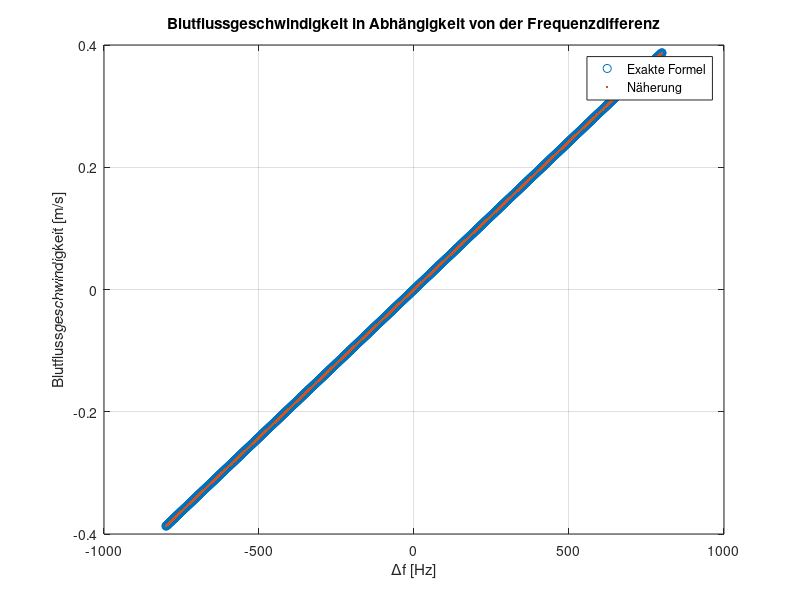
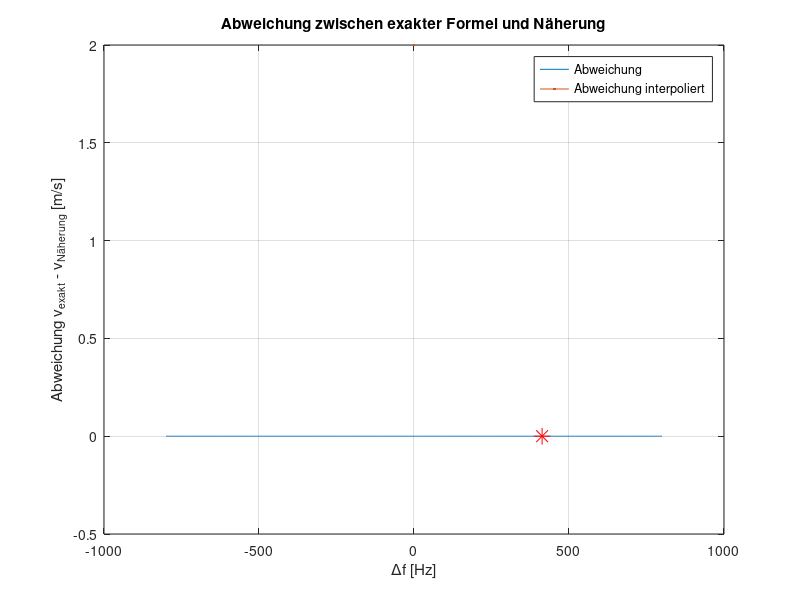
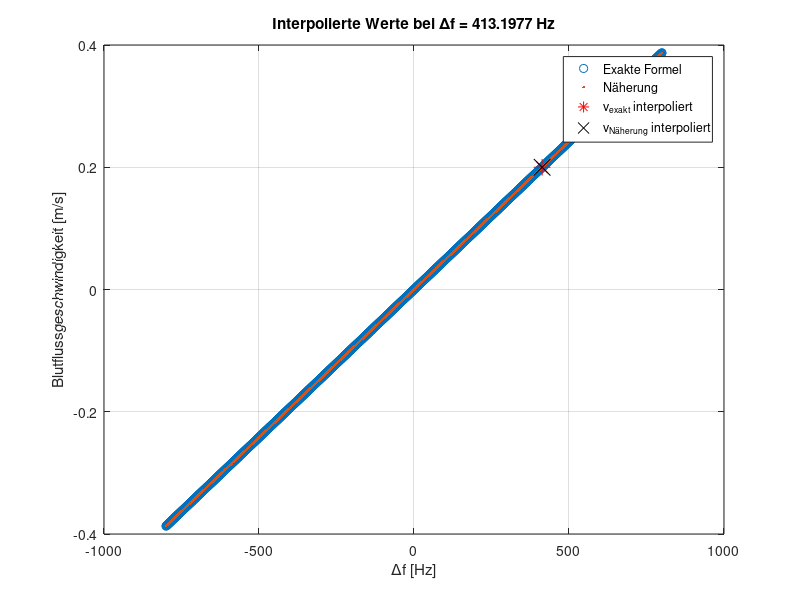

These figures' MATLAB source, in order:
% Autor: Clemens Loher
% Date: 03.11.2026
% ----------------------------------------------------------------------
% MATLAB Version: 25.2.0.2998904 (R2025b)
% MATLAB License Number: 40641888
% Operating System: Microsoft Windows 11 Home Version 10.0 (Build 26300)
% Java Version: Java is not enabled
% ----------------------------------------------------------------------
% MATLAB                                                Version 25.2        (R2025b)
% Simulink                                              Version 25.2        (R2025b)
% Signal Processing Toolbox                             Version 25.2        (R2025b)
% 
% Betriebsystemname	Microsoft Windows 11 Home
% Version	10.0.26300 Build 26300
% Weitere Betriebsystembeschreibung 	Nicht verfügbar
% Betriebsystemhersteller	Microsoft Corporation
% Systemname	CLAPTOP
% Systemhersteller	Acer
% Systemmodell	Swift SF14-11
% Systemtyp	ARM64-based PC
% System-SKU	0000000000000000
% Prozessor	Snapdragon(R) X Plus - X1P64100 - Qualcomm(R) Oryon(TM) CPU, 3417 MHz, 10 Kern(e), 10 logische(r) Prozessor(en)
% BIOS-Version/-Datum	Insyde Corp. V1.24, 12.05.2025
% SMBIOS-Version	3.6
% Version des eingebetteten Controllers	1.21
% BIOS-Modus	UEFI
% BaseBoard-Hersteller	SX1
% BaseBoard-Produkt	Bluetang_SX1
% BaseBoard-Version	V1.24
% Plattformrolle	Mobil
% Sicherer Startzustand	Ein
% PCR7-Konfiguration	Erweiterung zum Anzeigen erforderlich
% Windows-Verzeichnis	C:\Windows
% Systemverzeichnis	C:\Windows\system32
% Startgerät	\Device\HarddiskVolume1
% Gebietsschema	Deutschland
% Hardwareabstraktionsebene	Version = "10.0.26100.1"
% Benutzername	Claptop\cleme
% Zeitzone	Mitteleuropäische Zeit
% Installierter physischer Speicher (RAM)	16,0 GB
% Gesamter physischer Speicher	15,6 GB
% Verfügbarer physischer Speicher	2,34 GB
% Gesamter virtueller Speicher	55,0 GB
% Verfügbarer virtueller Speicher	31,8 GB
% Größe der Auslagerungsdatei	39,4 GB
% Auslagerungsdatei	C:\pagefile.sys
% Kernel-DMA-Schutz	Ein
% Virtualisierungsbasierte Sicherheit	Wird ausgeführt...
% Virtualisierungsbasierte Sicherheit – erforderliche Sicherheitseigenschaften	Allgemeine Virtualisierungsunterstützung
% Virtualisierungsbasierte Sicherheit – verfügbare Sicherheitseigenschaften	Allgemeine Virtualisierungsunterstützung, Sicherer Start, DMA-Schutz, UEFI-Code Readonly, Modusbasierte Ausführungssteuerung
% Virtualisierungsbasierte Sicherheit – konfigurierte Dienste	Durch Hypervisor erzwungene Codeintegrität, Sicherer Start
% Virtualisierungsbasierte Sicherheit – ausgeführte Dienste	Durch Hypervisor erzwungene Codeintegrität, Sicherer Start
% App Control for Business-Richtlinie	Erzwungen
% App Control for Business-Benutzermodusrichtlinie	Aus
% Sicherheitsfeatures aktiviert	Absenderadressensignierung (Kernelmodus)
% Unterstützung für automatische Geräteverschlüsselung	Erweiterung zum Anzeigen erforderlich
% Es wurde ein Hypervisor erkannt. Features, die für Hyper-V erforderlich sind, werden nicht angezeigt.	


% Programmieren der Temperaturkennlinie von PTC und NTC Thermistoren

clc
clear
close all

% Parameter
fs       = 2e6;               % Sendefrequenz in Hz
cBlut    = 1483;              % Schallgeschwindigkeit im Blut in m/s
alpha    = 40;                % Einschallwinkel in Grad
alpharad = deg2rad(alpha);    % Umrechnung in rad
deltaf   = -800:1:800;        % Frequenzdifferenz fs - fe in Hz

% lutflussgeschwindigkeit berechnen
% v > 0: Blut fließt auf den Schallkopf zu
vBlut_exakt     = deltaf * cBlut ./ (cos(alpharad) * (2*fs - deltaf));  % exakte Formel
vBlut_naeherung = deltaf * cBlut  / (cos(alpharad) * 2*fs);             % Näherungsformel

% Grafische Darstellung
figure(1)
plot(deltaf, vBlut_exakt, 'o')
hold on
plot(deltaf, vBlut_naeherung, '.')
hold off
grid on
xlabel('\Deltaf [Hz]')
ylabel('Blutflussgeschwindigkeit [m/s]')
legend('Exakte Formel', 'Näherung', 'Location', 'best')
title('Blutflussgeschwindigkeit in Abhängigkeit von der Frequenzdifferenz')

% Abweichung zwischen exaktem Wert und Näherung
abweichung     = vBlut_naeherung - vBlut_exakt;          % absolut in m/s
abweichung_rel = abweichung ./ vBlut_exakt * 100;        % relativ in % (bei deltaf = 0: NaN)

% Abweichung grafisch darstellen
figure(2)
plot(deltaf, abweichung, LineWidth=2)
grid on
xlabel('\Deltaf [Hz]')
ylabel('Abweichung v_{exakt} - v_{Näherung} [m/s]')
title('Abweichung zwischen exakter Formel und Näherung')

% Werte bei deltaf = 413.1977 Hz mittels interp1
df_gesucht      = 413.1977;                                    % gegebene Frequenzdifferenz in Hz
v_exakt_gesucht = interp1(deltaf, vBlut_exakt, df_gesucht);     % exakter Wert
v_naeh_gesucht  = interp1(deltaf, vBlut_naeherung, df_gesucht); % Näherungswert
abw_gesucht     = interp1(deltaf, abweichung, df_gesucht);      % Abweichung

fprintf('Bei Deltaf = %.4f Hz:\n', df_gesucht);
fprintf('  exakte Geschwindigkeit:  %.6f m/s\n', v_exakt_gesucht);
fprintf('  Näherung:                %.6f m/s\n', v_naeh_gesucht);
fprintf('  Abweichung:              %.2e m/s\n', abw_gesucht);

% interpolierte Abweichung in Figure 2 eintragen
figure(2)
hold on
plot(df_gesucht, abw_gesucht, 'r*', 'MarkerSize', 12)
hold off
legend('Abweichung', 'Abweichung interpoliert', 'Location', 'best')

% interpolierte Geschwindigkeiten in Figure 3
figure(3)
plot(deltaf, vBlut_exakt, 'o')
hold on
plot(deltaf, vBlut_naeherung, '.')
plot(df_gesucht, v_exakt_gesucht, 'r*', 'MarkerSize', 12)
plot(df_gesucht, v_naeh_gesucht,  'kx', 'MarkerSize', 12)
hold off
grid on
xlabel('\Deltaf [Hz]')
ylabel('Blutflussgeschwindigkeit [m/s]')
legend('Exakte Formel', 'Näherung', 'v_{exakt} interpoliert', 'v_{Näherung} interpoliert', 'Location', 'best')
title('Interpolierte Werte bei \Deltaf = 413.1977 Hz')
